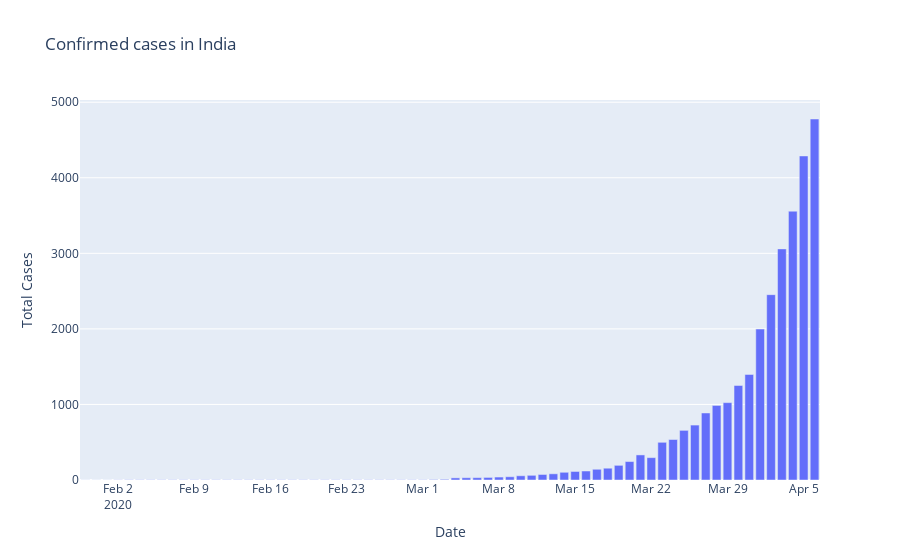

Write notebook code for a chart like this one.
### Code cell
fig=px.bar(dbd_India,x="Date",y="Total Cases",title='Confirmed cases in India',)
fig.show()
dbd_India.plot(kind='bar',x='Date',y='Total Cases')
plt.show()




#dbd_India.iplot(kind='bar', x='Date', y='Total Cases', title='Confirmed cases in India',sortbars=False,)

### Figure 1 — Plotly figure (JSON) as saved in the notebook; plotly's stock layout.template omitted (floating-point values rounded to 4 significant figures)
{"data": [{"alignmentgroup": "True", "hovertemplate": "Date=%{x}<br>Total Cases=%{y}<extra></extra>", "legendgroup": "", "marker": {"color": "#636efa"}, "name": "", "offsetgroup": "", "orientation": "v", "showlegend": false, "textposition": "auto", "type": "bar", "x": ["2020-01-30T00:00:00", "2020-01-31T00:00:00", "2020-02-01T00:00:00", "2020-02-02T00:00:00", "2020-02-03T00:00:00", "2020-02-04T00:00:00", "2020-02-05T00:00:00", "2020-02-06T00:00:00", "2020-02-07T00:00:00", "2020-02-08T00:00:00", "2020-02-09T00:00:00", "2020-02-10T00:00:00", "2020-02-11T00:00:00", "2020-02-12T00:00:00", "2020-02-13T00:00:00", "2020-02-14T00:00:00", "2020-02-15T00:00:00", "2020-02-16T00:00:00", "2020-02-17T00:00:00", "2020-02-18T00:00:00", "2020-02-19T00:00:00", "2020-02-20T00:00:00", "2020-02-21T00:00:00", "2020-02-22T00:00:00", "2020-02-23T00:00:00", "2020-02-24T00:00:00", "2020-02-25T00:00:00", "2020-02-26T00:00:00", "2020-02-27T00:00:00", "2020-02-28T00:00:00", "2020-02-29T00:00:00", "2020-03-01T00:00:00", "2020-03-02T00:00:00", "2020-03-03T00:00:00", "2020-03-04T00:00:00", "2020-03-05T00:00:00", "2020-03-06T00:00:00", "2020-03-07T00:00:00", "2020-03-08T00:00:00", "2020-03-09T00:00:00", "2020-03-10T00:00:00", "2020-03-11T00:00:00", "2020-03-12T00:00:00", "2020-03-13T00:00:00", "2020-03-14T00:00:00", "2020-03-15T00:00:00", "2020-03-16T00:00:00", "2020-03-17T00:00:00", "2020-03-18T00:00:00", "2020-03-19T00:00:00", "2020-03-20T00:00:00", "2020-03-21T00:00:00", "2020-03-22T00:00:00", "2020-03-23T00:00:00", "2020-03-24T00:00:00", "2020-03-25T00:00:00", "2020-03-26T00:00:00", "2020-03-27T00:00:00", "2020-03-28T00:00:00", "2020-03-29T00:00:00", "2020-03-30T00:00:00", "2020-03-31T00:00:00", "2020-04-01T00:00:00", "2020-04-02T00:00:00", "2020-04-03T00:00:00", "2020-04-04T00:00:00", "2020-04-05T00:00:00", "2020-04-06T00:00:00"], "xaxis": "x", "y": [1, 1, 1, 2, 3, 3, 3, 3, 3, 3, 3, 3, 3, 3, 3, 3, 3, 3, 3, 3, 3, 3, 3, 3, 3, 3, 3, 3, 3, 3, 3, 3, 6, 9, 28, 30, 31, 34, 39, 43, 56, 62, 73, 82, 102, 113, 119, 142, 156, 194, 244, 332, 296, 499, 536, 657, 727, 887, 987, 1024, 1251, 1397, 1998, 2453, 3059, 3558, 4289, 4778], "yaxis": "y"}], "layout": {"barmode": "relative", "legend": {"tracegroupgap": 0}, "title": {"text": "Confirmed cases in India"}, "xaxis": {"anchor": "y", "domain": [0, 1], "title": {"text": "Date"}}, "yaxis": {"anchor": "x", "domain": [0, 1], "title": {"text": "Total Cases"}}}}
